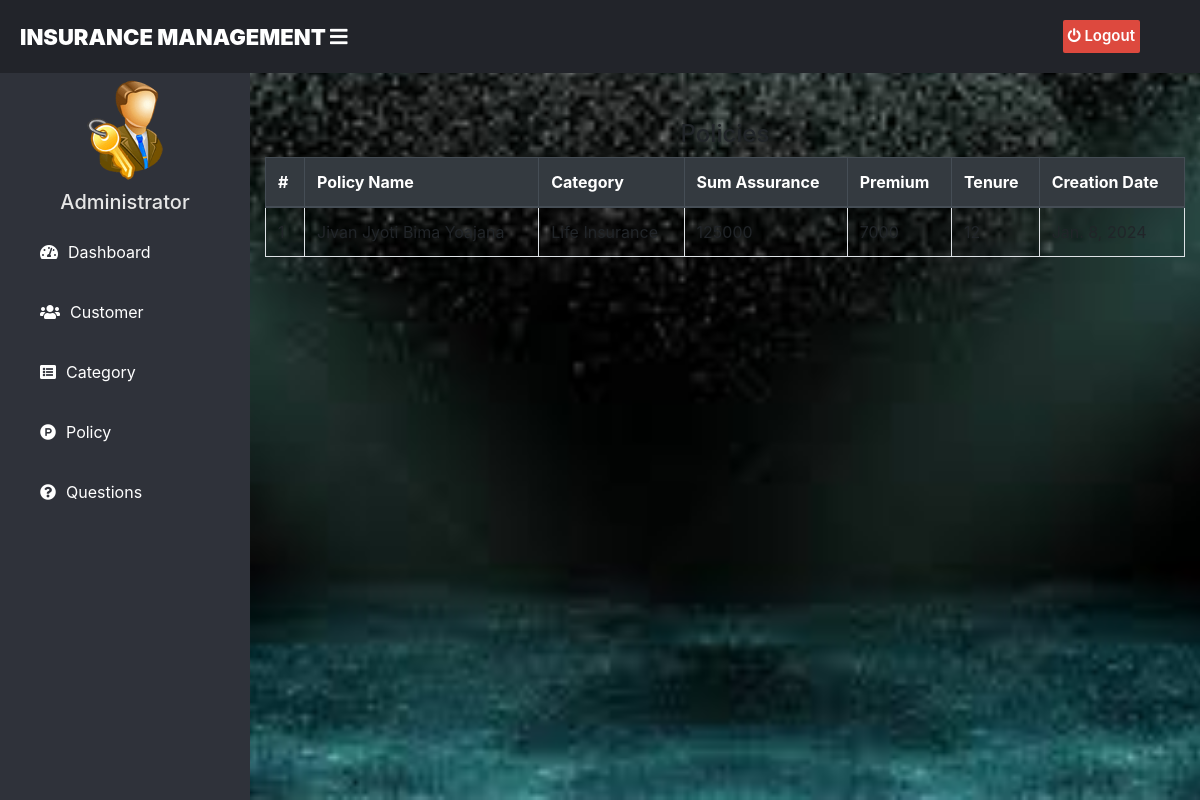
/admin-view-policy, run on the app's committed database.
### insurance/models.py (models this page shows, shortened)
class Policy(models.Model):
    category= models.ForeignKey('Category', on_delete=models.CASCADE)
    policy_name=models.CharField(max_length=200)
    sum_assurance=models.PositiveIntegerField()
    premium=models.PositiveIntegerField()
    tenure=models.PositiveIntegerField()
    creation_date =models.DateField(auto_now=True)

class Category(models.Model):
    category_name =models.CharField(max_length=20)
    creation_date =models.DateField(auto_now=True)
    def __str__(self):
        return self.category_name

### insurance/views.py (the view)
# urls.py: path('admin-view-policy', views.admin_view_policy_view,name='admin-view-policy'),
def admin_view_policy_view(request):
    policies = models.Policy.objects.all()
    return render(request,'insurance/admin_view_policy.html',{'policies':policies})

### templates/insurance/admin_view_policy.html (shortened to what this page needs)
{% extends 'insurance/adminbase.html' %}
{% block content %}
{%load static%}
<head>
  <link href="http://netdna.bootstrapcdn.com/bootstrap/4.0.0-beta/css/bootstrap.min.css" rel="stylesheet">
    <link rel="stylesheet" href="https://maxcdn.bootstrapcdn.com/bootstrap/4.4.1/css/bootstrap.min.css">
    <link href="https://maxcdn.bootstrapcdn.com/font-awesome/4.3.0/css/font-awesome.min.css" rel="stylesheet">
</head>
<div class="container">
  <div class="panel panel-primary">
    <div class="panel-heading">
      <h4 class="text-center">Policies</h4>
    </div>
    <table class="table table-hover table-bordered table-striped" id="dev-table">
      <thead class="thead-dark">
        <tr>
        <th>#</th>
          <th>Policy Name</th>
          <th> Category</th>
          <th> Sum Assurance</th>
          <th> Premium</th>
          <th> Tenure</th>
          <th> Creation Date</th>
        </tr>
      </thead>
      {% for t in policies %}
      <tr>
        <td> {{ forloop.counter }}</td>
        <td> {{t.policy_name}}</td>
        <td> {{t.category}}</td>
        <td> {{t.sum_assurance}}</td>
        <td> {{t.premium}}</td>
        <td> {{t.tenure}}</td>
        <td>{{t.creation_date}}</td>
      </tr>
      {% endfor %}
    </table>
  </div>
</div>
<br><br><br><br><br><br>
{% endblock content %}

### templates/insurance/adminbase.html (style rules this page uses)
body { margin: 0; padding: 0; font-family: "Gill Sans", sans-serif;; }

### data on the page
Policy: policy_name "Jivan Jyoti Bima Yoajana", category "Life Insurance", sum_assurance "125000", premium "7000", tenure "12", creation_date "Jan. 8, 2024"
